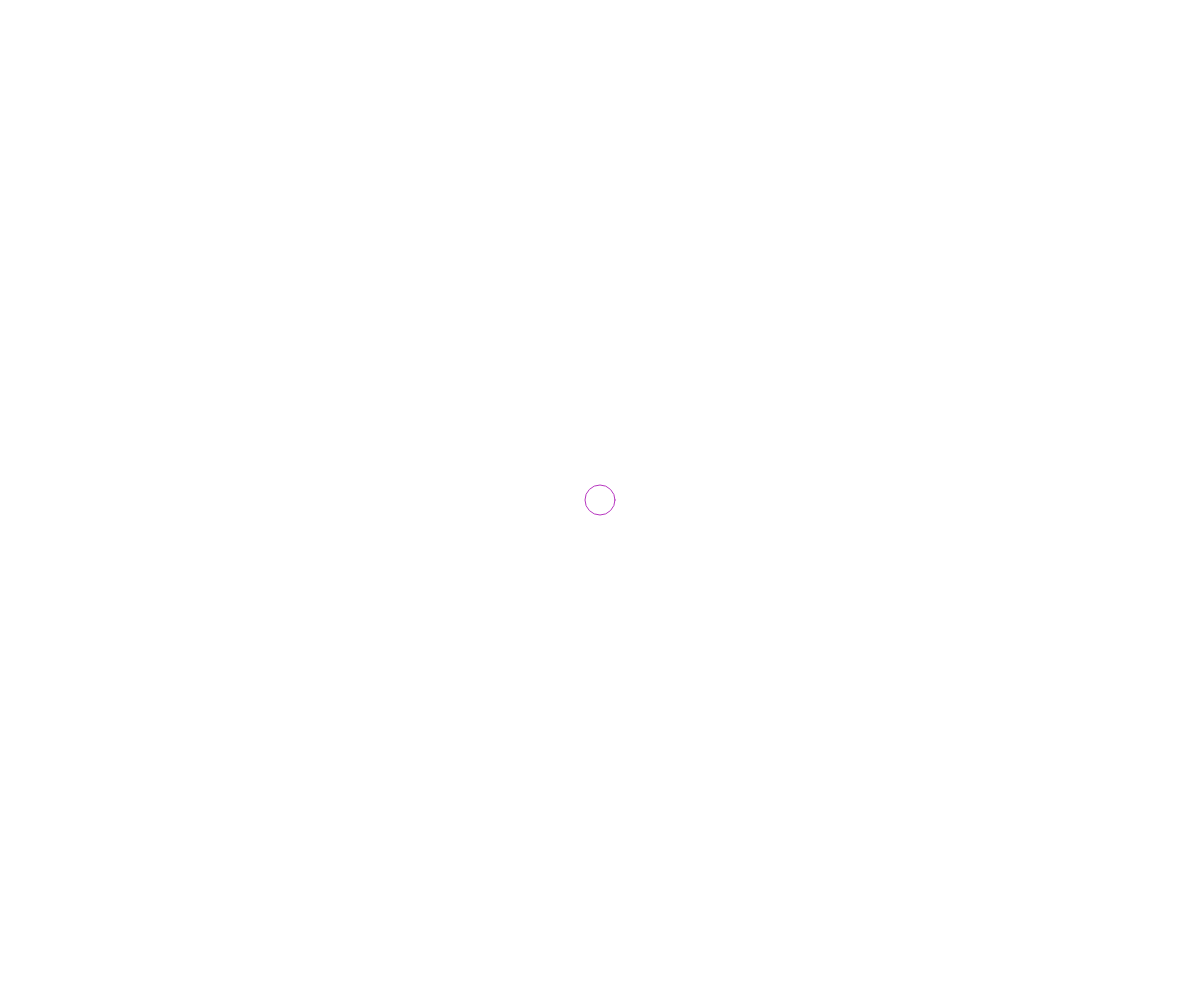
Frame 1 (no input)
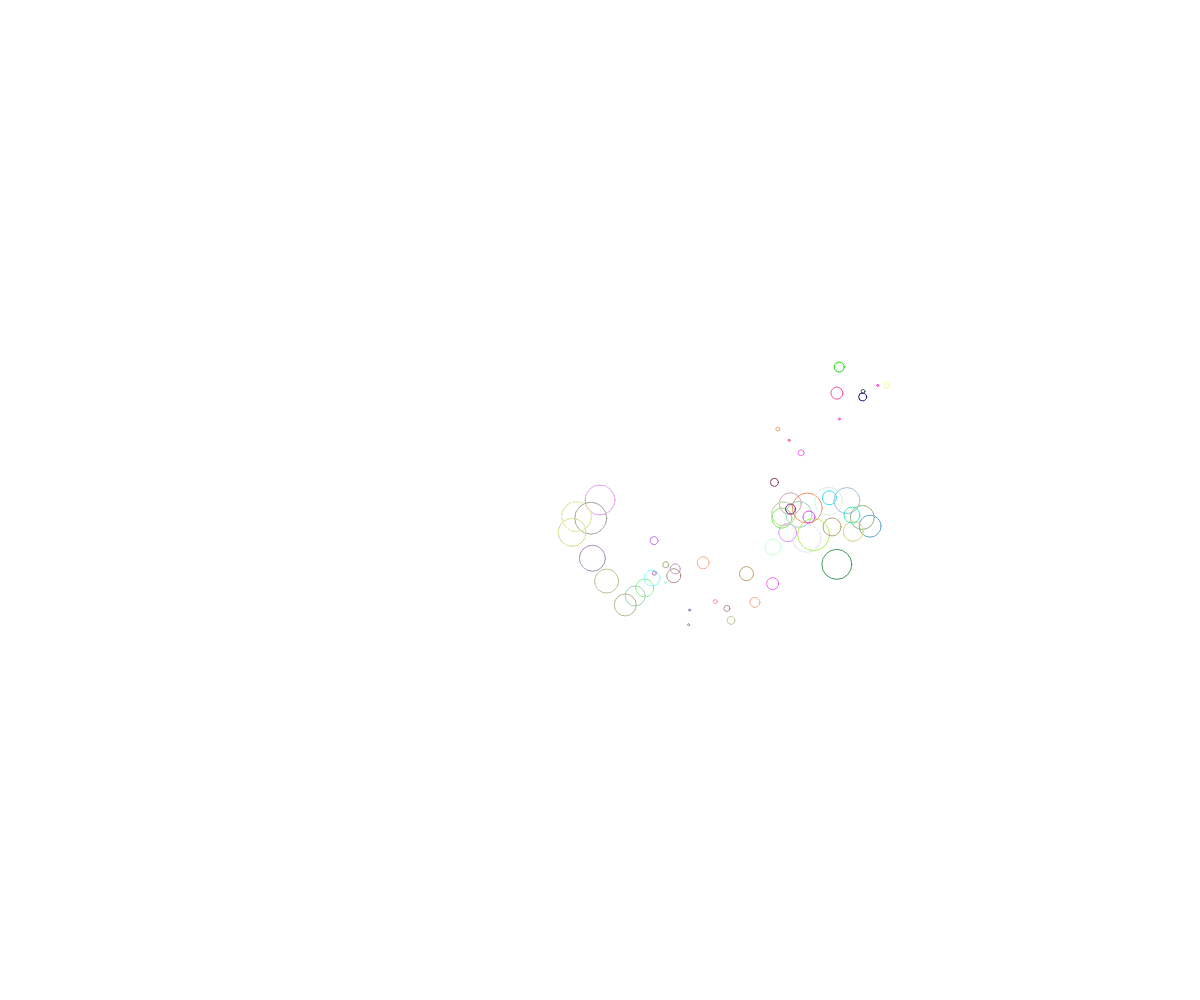
Frame 60 (no input)
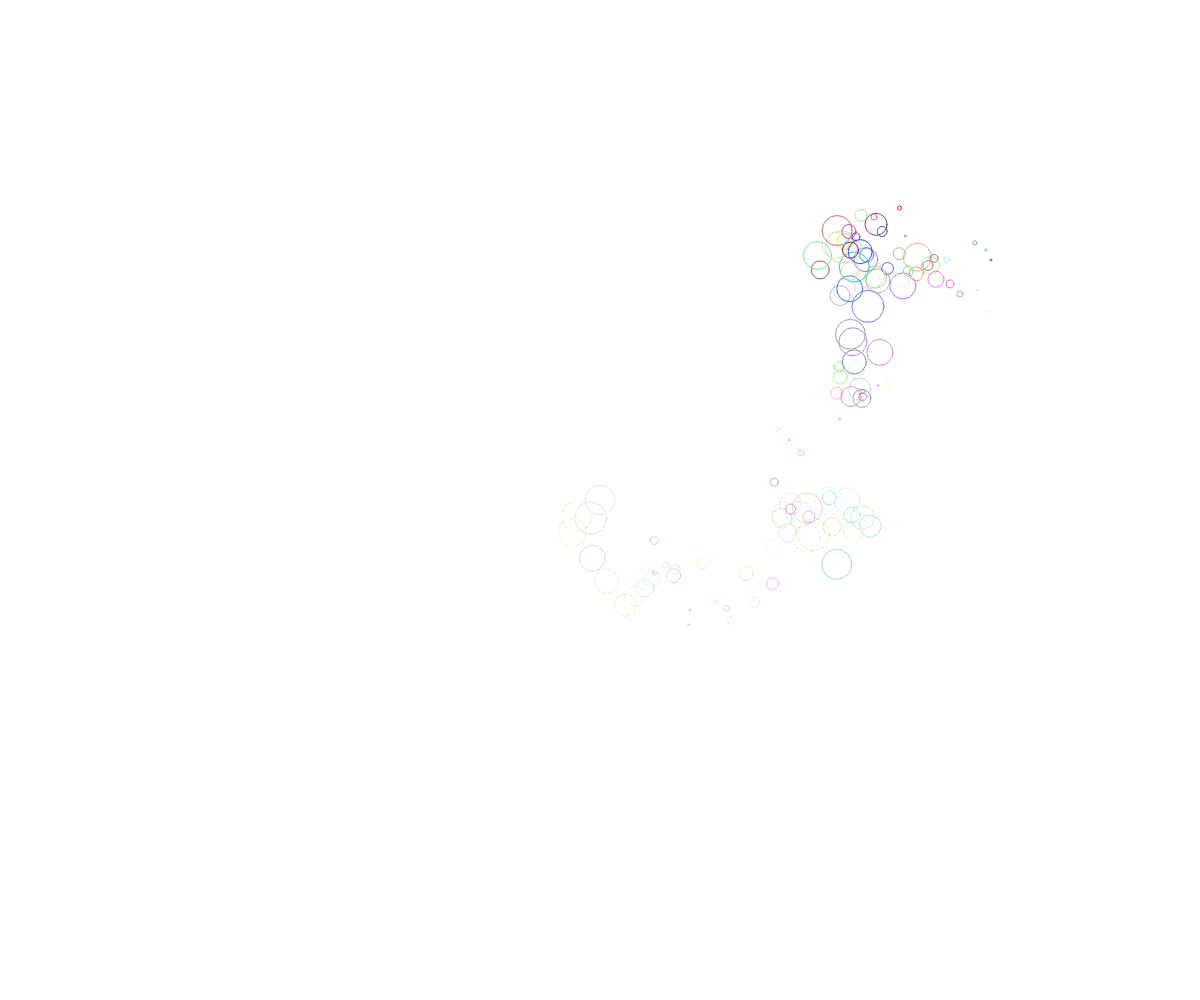
Frame 120 (the mouse pressed at the canvas centre since frame 60)

The p5.js sketch that drew these frames (run headless with seeded random() and noise() and a simulated clock; from frame 60 on, the mouse is pressed at the canvas centre):

// p5.js sketch
// ── sketch.js
var x,y,t, v, factorCrescimento;

function setup() 
{
  createCanvas (windowWidth, windowHeight);

  x = width/2;
  y = height/2;
  v = 30;
  t = v;
  factorCrescimento = 2;
}


function draw() 
{
  if (frameCount%50) background (255,3);
  noFill();
  stroke (random(255),random(255),random(255));
  ellipse (x, y, t, t);
  x += random (-v,v);
  y += random (-v,v);

  if (x<=0) x+=t;
  if (x>=width) x-=t;
  if (y<=0) y+=t;
  if (y>=height) y-=t;


  t +=factorCrescimento

  if (t>30 || t<0)  factorCrescimento*=-1;
  
}


function windowResized() 
{
  resizeCanvas (windowWidth, windowHeight);
}
